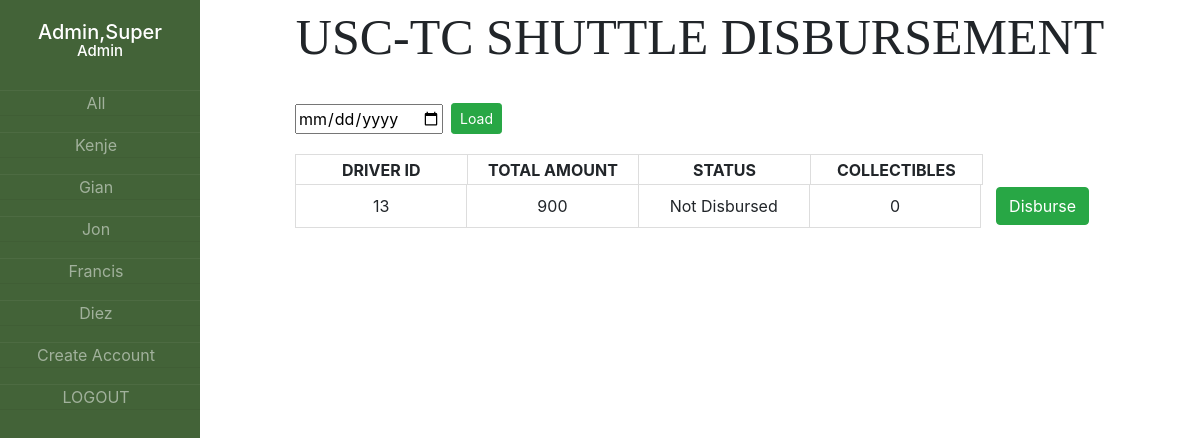
Page /dashboard.php?searchdate=2020-02-4 (signed in) on the earlier database version.
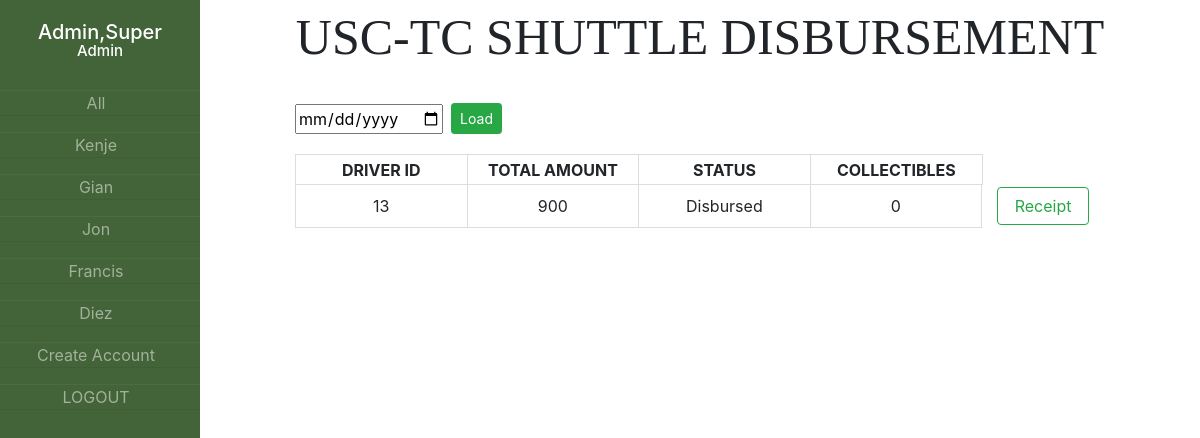
Same page on the later database version.
### tables this page shows
CREATE TABLE `DriverInformation` (
  `uid` int(10) NOT NULL,
  `Driver_ID` varchar(256) NOT NULL,
  `Date` date NOT NULL,
  `Driver_Name` varchar(256) NOT NULL,
  `Driver_Status` varchar(256) NOT NULL DEFAULT 'Not Disbursed',
  `Total_Amount` int(10) NOT NULL,
  `Collectibles` int(10) NOT NULL
);

### dashboard.php (the view, shortened to what this page needs)
<?php
    $selected_date = date('Y-m-j');
    if (!isset($_GET['date']) ) {
        $selected_date = $_GET['searchdate'];
    }
    else{
        header("Refresh:0; url=index.php");
    }
?>
<!doctype html>
<html lang="en">
<head>
    <link rel="stylesheet" href="css/bootstrap.min.css">
    <link rel="stylesheet" href="css/dashboard.css">
</head>
<body>
<div class="wrapper">
    <div class="sidebar">
        <?php
            echo "<h1>";
            echo $_SESSION['S_lastname'].",".$_SESSION['S_firstname'];
            echo "</h1>";
            echo "<h2>";
            echo $_SESSION['S_UserType'];
            echo "</h2>";
        ?>
        <ul>
            <li><a href="dashboard.php?searchdate=<?php echo date('Y-m-j');?>">All</a></li>
            <?php
                $servername = "localhost";
                $username = "root";
                $password = "";
                $dbname = "ourserver";
                $conn = new mysqli($servername, $username, $password, $dbname);
                $sql = "SELECT * FROM DriverInformation";
                $result = $conn->query($sql);
                if ($result->num_rows > 0) {
                    $names = array();
                    while($row = $result->fetch_assoc()) {
                        if(!in_array($row["Driver_Name"],$names)){
                            echo '<li><a href="driver.php?driver='.$row["Driver_Name"].'&id='.$row["Driver_ID"].'">' .$row["Driver_Name"]. '</a></li>';
                        }
                        array_push($names, $row["Driver_Name"]);
                    }
                }
                else {
                    echo "No record";
                }
                if($_SESSION['S_UserType']=='Admin'){
                    echo '<li><a href="createuserpage.php">Create Account</a></li>';
                }
                echo '<li><a href="logout.php">LOGOUT</a></li>';
            ?>
        </ul>
    </div>
    <div class="main">
        <div class="title">USC-TC SHUTTLE DISBURSEMENT</div>
        <div class='outeroutertable'>
            <div class='toparea'>
                <div class="date">
                    <form action="dashboard.php" type="GET">
                        <input type="date" placeholder="yyyy-mm-dd" name="searchdate" value="<?php echo $selected_date;?>">
                </div>
                <div class="buttonn">
                    <button type="submit" class="btn btn-success btn-sm">Load</button>
            </div>
        </div>
        <?php
            $sql = "SELECT * FROM DriverInformation WHERE Date='$selected_date' ORDER BY Driver_ID DESC";
            $result = $conn->query($sql);
            if ($result->num_rows > 0) {
                echo "<div class='fakeoutertable'><table>
                        <tr>
                            <th>DRIVER ID</th>
                            <th>TOTAL AMOUNT</th>
                            <th>STATUS</th>
                            <th>COLLECTIBLES</th>
                            <th></th>
                    </tr>
                    </table></div>
                    <div class='outertable'>
                    <table>";
                while($row = $result->fetch_assoc()) {
                    echo "<tr><td>" .$row["Driver_ID"] ."</td>";
                    echo "<td>" .$row["Total_Amount"] ."</td>";
                    echo "<td>" .$row["Driver_Status"] ."</td>";
                    echo "<td>" .$row["Collectibles"] ."</td>";
                    if($row["Driver_Status"]=='Not Disbursed'){
                        echo '<td><button type="button" class="btn btn-success" data-toggle="modal" data-target="#ReceiptModal" data-date="'.$row["Date"].'" data-did="'.$row["Driver_ID"].'">Disburse</button></td></tr>';
                    }
                    else{
                        echo '<td><form action="receipt.php" method="GET">
                                    <input type="hidden" name="ID" value="'.$row['Driver_ID'].'">
                                    <input type="hidden" name="Date" value="'.$row['Date'].'">
                                    <input type="submit" class="btn btn-outline-success" value=" Receipt "></input>
                                </form>
                            </td></tr>';
                    }
                }
                echo "</table></div>";
            }
            else {
                echo "<div class='NoRecord'>No record found</div>";
            }
        ?>
        </div>
    </div>
</div>
</body>
</html>

Differences in the rows shown:
changed driverinformation: Driver_Status "Not Disbursed" → "Disbursed"; value (not shown) → "Receipt"; no longer shows "Disburse"
